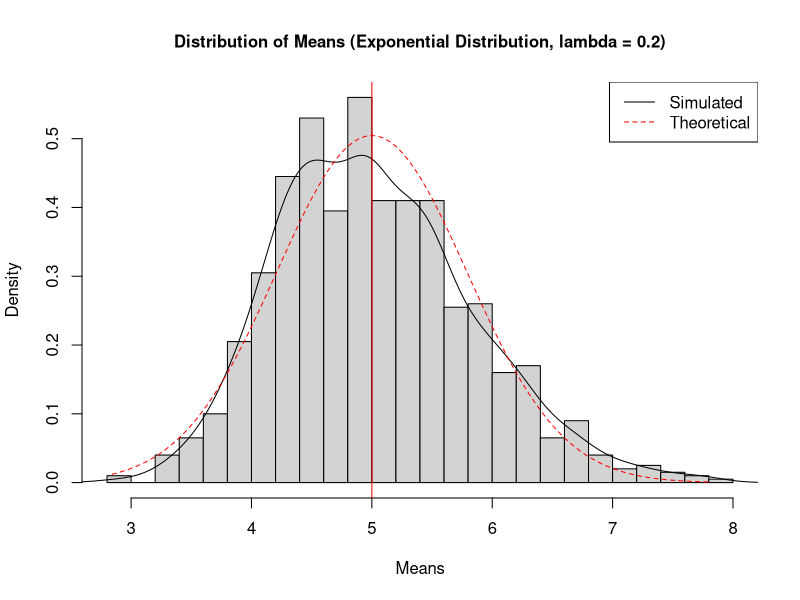
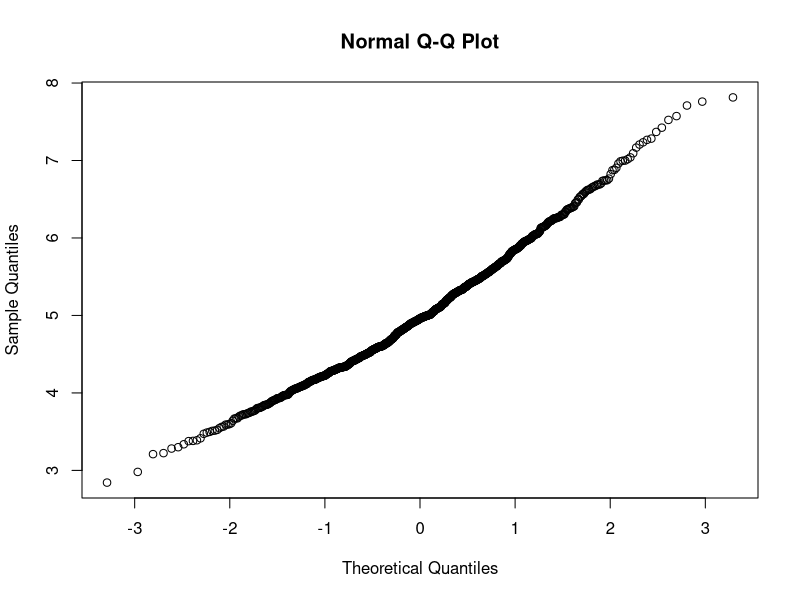

The R script that drew these images, in order:
## ---- chunk 1
knitr::opts_chunk$set(echo = TRUE)
## ---- chunk 2
set.seed(123456)
lambda <- 0.2
count <- 1000
n <- 40
simulations <- matrix(rexp(count*n, rate = lambda), count, n)
means <- rowMeans(simulations)
variance <- var(means)
## ---- chunk 3
# histogram of sample means
hist(means, breaks = 30, prob = TRUE, 
     main = "Distribution of Means (Exponential Distribution, lambda = 0.2)",
     ylab = "Density", xlab = "Means", cex.main = 1)
lines(density(means))
abline(v = 1/lambda, col = "red")

# histrogram of theoretical means
x <- seq(min(means), max(means), length = 100)
y <- dnorm(x, mean = 1/lambda, sd = (1/lambda/sqrt(n)))
lines(x, y, pch = 25, col = "red", lty = 2)
legend('topright', c("Simulated", "Theoretical"), 
       lty = c(1,2), col = c("black", "red"))
## ---- chunk 4
qqnorm(means)
